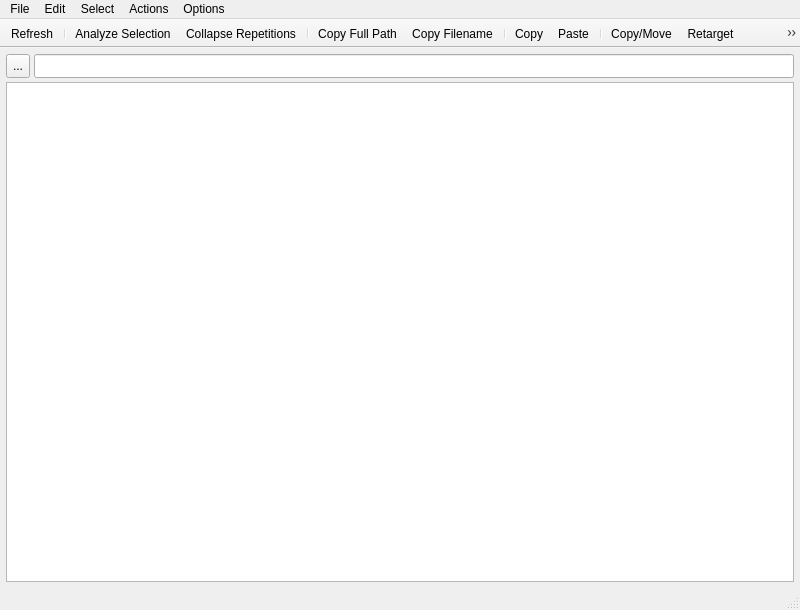
<?xml version="1.0" encoding="UTF-8"?>
<ui version="4.0">
 <class>MainWindow</class>
 <widget class="QMainWindow" name="MainWindow">
  <property name="geometry">
   <rect>
    <x>0</x>
    <y>0</y>
    <width>800</width>
    <height>610</height>
   </rect>
  </property>
  <property name="windowTitle">
   <string>Texture Manager</string>
  </property>
  <property name="windowIcon">
   <iconset>
    <normaloff>:/icons/appIcon.png</normaloff>:/icons/appIcon.png</iconset>
  </property>
  <widget class="QWidget" name="centralwidget">
   <layout class="QVBoxLayout" name="verticalLayout">
    <property name="spacing">
     <number>4</number>
    </property>
    <property name="margin">
     <number>6</number>
    </property>
    <item>
     <layout class="QHBoxLayout" name="horizontalLayout">
      <item>
       <widget class="QToolButton" name="uiBTN_filter">
        <property name="minimumSize">
         <size>
          <width>24</width>
          <height>24</height>
         </size>
        </property>
        <property name="maximumSize">
         <size>
          <width>24</width>
          <height>24</height>
         </size>
        </property>
        <property name="text">
         <string>...</string>
        </property>
        <property name="icon">
         <iconset resource="resources.qrc">
          <normaloff>:/icons/filter_disabled.png</normaloff>
          <normalon>:/icons/filter_active.png</normalon>:/icons/filter_disabled.png</iconset>
        </property>
        <property name="iconSize">
         <size>
          <width>18</width>
          <height>18</height>
         </size>
        </property>
        <property name="checkable">
         <bool>true</bool>
        </property>
       </widget>
      </item>
      <item>
       <widget class="QLineEdit" name="uiLED_filter">
        <property name="minimumSize">
         <size>
          <width>0</width>
          <height>24</height>
         </size>
        </property>
       </widget>
      </item>
     </layout>
    </item>
    <item>
     <widget class="QTableView" name="uiTBL_textures">
      <property name="contextMenuPolicy">
       <enum>Qt::ActionsContextMenu</enum>
      </property>
      <property name="editTriggers">
       <set>QAbstractItemView::DoubleClicked</set>
      </property>
      <property name="alternatingRowColors">
       <bool>true</bool>
      </property>
      <property name="selectionBehavior">
       <enum>QAbstractItemView::SelectRows</enum>
      </property>
      <property name="textElideMode">
       <enum>Qt::ElideLeft</enum>
      </property>
      <property name="horizontalScrollMode">
       <enum>QAbstractItemView::ScrollPerPixel</enum>
      </property>
      <property name="showGrid">
       <bool>false</bool>
      </property>
      <property name="sortingEnabled">
       <bool>true</bool>
      </property>
      <attribute name="horizontalHeaderShowSortIndicator" stdset="0">
       <bool>true</bool>
      </attribute>
      <attribute name="horizontalHeaderStretchLastSection">
       <bool>true</bool>
      </attribute>
      <attribute name="verticalHeaderVisible">
       <bool>false</bool>
      </attribute>
      <attribute name="verticalHeaderDefaultSectionSize">
       <number>15</number>
      </attribute>
      <attribute name="verticalHeaderMinimumSectionSize">
       <number>15</number>
      </attribute>
     </widget>
    </item>
   </layout>
  </widget>
  <widget class="QMenuBar" name="menubar">
   <property name="geometry">
    <rect>
     <x>0</x>
     <y>0</y>
     <width>800</width>
     <height>21</height>
    </rect>
   </property>
   <widget class="QMenu" name="menuFile">
    <property name="title">
     <string>File</string>
    </property>
    <addaction name="uiACT_refresh"/>
    <addaction name="separator"/>
    <addaction name="uiACT_exit"/>
   </widget>
   <widget class="QMenu" name="menuActions">
    <property name="title">
     <string>Actions</string>
    </property>
    <addaction name="uiACT_deleteUnusedShadingNodes"/>
    <addaction name="separator"/>
    <addaction name="uiACT_copyMove"/>
    <addaction name="uiACT_retarget"/>
    <addaction name="uiACT_searchReplace"/>
   </widget>
   <widget class="QMenu" name="menuEdit">
    <property name="title">
     <string>Edit</string>
    </property>
    <addaction name="uiACT_copy"/>
    <addaction name="uiACT_paste"/>
    <addaction name="separator"/>
    <addaction name="uiACT_copyFullPath"/>
    <addaction name="uiACT_copyFilename"/>
   </widget>
   <widget class="QMenu" name="menuOptions">
    <property name="title">
     <string>Options</string>
    </property>
    <addaction name="uiACT_collapseRepetitions"/>
    <addaction name="uiACT_analyzeSelection"/>
    <addaction name="separator"/>
    <addaction name="uiACT_selectNothing"/>
    <addaction name="uiACT_selectAssigned"/>
    <addaction name="uiACT_selectTextureNode"/>
   </widget>
   <widget class="QMenu" name="menuSelect">
    <property name="title">
     <string>Select</string>
    </property>
    <addaction name="uiACT_selectAll"/>
    <addaction name="uiACT_selectInvert"/>
    <addaction name="uiACT_selectNone"/>
   </widget>
   <addaction name="menuFile"/>
   <addaction name="menuEdit"/>
   <addaction name="menuSelect"/>
   <addaction name="menuActions"/>
   <addaction name="menuOptions"/>
  </widget>
  <widget class="QStatusBar" name="statusbar"/>
  <widget class="QToolBar" name="toolBar">
   <property name="windowTitle">
    <string>toolBar</string>
   </property>
   <property name="movable">
    <bool>false</bool>
   </property>
   <property name="iconSize">
    <size>
     <width>24</width>
     <height>24</height>
    </size>
   </property>
   <property name="floatable">
    <bool>false</bool>
   </property>
   <attribute name="toolBarArea">
    <enum>TopToolBarArea</enum>
   </attribute>
   <attribute name="toolBarBreak">
    <bool>false</bool>
   </attribute>
   <addaction name="uiACT_refresh"/>
   <addaction name="separator"/>
   <addaction name="uiACT_analyzeSelection"/>
   <addaction name="uiACT_collapseRepetitions"/>
   <addaction name="separator"/>
   <addaction name="uiACT_copyFullPath"/>
   <addaction name="uiACT_copyFilename"/>
   <addaction name="separator"/>
   <addaction name="uiACT_copy"/>
   <addaction name="uiACT_paste"/>
   <addaction name="separator"/>
   <addaction name="uiACT_copyMove"/>
   <addaction name="uiACT_retarget"/>
   <addaction name="uiACT_searchReplace"/>
  </widget>
  <action name="uiACT_refresh">
   <property name="icon">
    <iconset resource="resources.qrc">
     <normaloff>:/icons/refresh.png</normaloff>:/icons/refresh.png</iconset>
   </property>
   <property name="text">
    <string>Refresh</string>
   </property>
   <property name="toolTip">
    <string>Refresh</string>
   </property>
   <property name="shortcut">
    <string>F5</string>
   </property>
  </action>
  <action name="uiACT_exit">
   <property name="icon">
    <iconset resource="resources.qrc">
     <normaloff>:/icons/exit.png</normaloff>:/icons/exit.png</iconset>
   </property>
   <property name="text">
    <string>Exit</string>
   </property>
  </action>
  <action name="uiACT_retarget">
   <property name="icon">
    <iconset resource="resources.qrc">
     <normaloff>:/icons/retarget.png</normaloff>:/icons/retarget.png</iconset>
   </property>
   <property name="text">
    <string>Retarget</string>
   </property>
  </action>
  <action name="uiACT_copyMove">
   <property name="icon">
    <iconset resource="resources.qrc">
     <normaloff>:/icons/copy_move.png</normaloff>:/icons/copy_move.png</iconset>
   </property>
   <property name="text">
    <string>Copy/Move</string>
   </property>
  </action>
  <action name="uiACT_searchReplace">
   <property name="icon">
    <iconset resource="resources.qrc">
     <normaloff>:/icons/replace.png</normaloff>:/icons/replace.png</iconset>
   </property>
   <property name="text">
    <string>Search and Replace</string>
   </property>
  </action>
  <action name="uiACT_copyFullPath">
   <property name="icon">
    <iconset resource="resources.qrc">
     <normaloff>:/icons/copy1.png</normaloff>:/icons/copy1.png</iconset>
   </property>
   <property name="text">
    <string>Copy Full Path</string>
   </property>
  </action>
  <action name="uiACT_copyFilename">
   <property name="icon">
    <iconset resource="resources.qrc">
     <normaloff>:/icons/copy2.png</normaloff>:/icons/copy2.png</iconset>
   </property>
   <property name="text">
    <string>Copy Filename</string>
   </property>
  </action>
  <action name="uiACT_selectAssigned">
   <property name="checkable">
    <bool>true</bool>
   </property>
   <property name="text">
    <string>Select Assigned</string>
   </property>
  </action>
  <action name="uiACT_collapseRepetitions">
   <property name="checkable">
    <bool>true</bool>
   </property>
   <property name="icon">
    <iconset resource="resources.qrc">
     <normaloff>:/icons/collapse.png</normaloff>:/icons/collapse.png</iconset>
   </property>
   <property name="text">
    <string>Collapse Repetitions</string>
   </property>
  </action>
  <action name="uiACT_selectAll">
   <property name="text">
    <string>Select All</string>
   </property>
  </action>
  <action name="uiACT_selectNone">
   <property name="text">
    <string>Select None</string>
   </property>
  </action>
  <action name="uiACT_selectInvert">
   <property name="text">
    <string>Select Invert</string>
   </property>
  </action>
  <action name="uiACT_selectTextureNode">
   <property name="checkable">
    <bool>true</bool>
   </property>
   <property name="text">
    <string>Select Texture Node</string>
   </property>
  </action>
  <action name="uiACT_selectNothing">
   <property name="checkable">
    <bool>true</bool>
   </property>
   <property name="text">
    <string>Select Nothing</string>
   </property>
  </action>
  <action name="uiACT_copy">
   <property name="icon">
    <iconset resource="resources.qrc">
     <normaloff>:/icons/copy.png</normaloff>:/icons/copy.png</iconset>
   </property>
   <property name="text">
    <string>Copy</string>
   </property>
  </action>
  <action name="uiACT_paste">
   <property name="icon">
    <iconset resource="resources.qrc">
     <normaloff>:/icons/paste.png</normaloff>:/icons/paste.png</iconset>
   </property>
   <property name="text">
    <string>Paste</string>
   </property>
  </action>
  <action name="uiACT_analyzeSelection">
   <property name="checkable">
    <bool>true</bool>
   </property>
   <property name="icon">
    <iconset resource="resources.qrc">
     <normaloff>:/icons/lock_to_selection.png</normaloff>:/icons/lock_to_selection.png</iconset>
   </property>
   <property name="text">
    <string>Analyze Selection</string>
   </property>
  </action>
  <action name="uiACT_deleteUnusedShadingNodes">
   <property name="text">
    <string>Delete Unused Shading Nodes</string>
   </property>
  </action>
 </widget>
 <tabstops>
  <tabstop>uiTBL_textures</tabstop>
  <tabstop>uiLED_filter</tabstop>
  <tabstop>uiBTN_filter</tabstop>
 </tabstops>
 <resources>
  <include location="resources.qrc"/>
 </resources>
 <connections>
  <connection>
   <sender>uiACT_exit</sender>
   <signal>triggered()</signal>
   <receiver>MainWindow</receiver>
   <slot>close()</slot>
   <hints>
    <hint type="sourcelabel">
     <x>-1</x>
     <y>-1</y>
    </hint>
    <hint type="destinationlabel">
     <x>399</x>
     <y>304</y>
    </hint>
   </hints>
  </connection>
  <connection>
   <sender>uiACT_refresh</sender>
   <signal>triggered()</signal>
   <receiver>MainWindow</receiver>
   <slot>onRefreshTriggered()</slot>
   <hints>
    <hint type="sourcelabel">
     <x>-1</x>
     <y>-1</y>
    </hint>
    <hint type="destinationlabel">
     <x>399</x>
     <y>304</y>
    </hint>
   </hints>
  </connection>
  <connection>
   <sender>uiACT_copyFullPath</sender>
   <signal>triggered()</signal>
   <receiver>MainWindow</receiver>
   <slot>onCopyFullPathTriggered()</slot>
   <hints>
    <hint type="sourcelabel">
     <x>-1</x>
     <y>-1</y>
    </hint>
    <hint type="destinationlabel">
     <x>399</x>
     <y>304</y>
    </hint>
   </hints>
  </connection>
  <connection>
   <sender>uiACT_copyFilename</sender>
   <signal>triggered()</signal>
   <receiver>MainWindow</receiver>
   <slot>onCopyFilenameTriggered()</slot>
   <hints>
    <hint type="sourcelabel">
     <x>-1</x>
     <y>-1</y>
    </hint>
    <hint type="destinationlabel">
     <x>399</x>
     <y>304</y>
    </hint>
   </hints>
  </connection>
  <connection>
   <sender>uiACT_copyMove</sender>
   <signal>triggered()</signal>
   <receiver>MainWindow</receiver>
   <slot>onCopyMoveTriggered()</slot>
   <hints>
    <hint type="sourcelabel">
     <x>-1</x>
     <y>-1</y>
    </hint>
    <hint type="destinationlabel">
     <x>399</x>
     <y>304</y>
    </hint>
   </hints>
  </connection>
  <connection>
   <sender>uiACT_retarget</sender>
   <signal>triggered()</signal>
   <receiver>MainWindow</receiver>
   <slot>onRetargetTriggered()</slot>
   <hints>
    <hint type="sourcelabel">
     <x>-1</x>
     <y>-1</y>
    </hint>
    <hint type="destinationlabel">
     <x>399</x>
     <y>304</y>
    </hint>
   </hints>
  </connection>
  <connection>
   <sender>uiACT_searchReplace</sender>
   <signal>triggered()</signal>
   <receiver>MainWindow</receiver>
   <slot>onSearchReplaceTriggered()</slot>
   <hints>
    <hint type="sourcelabel">
     <x>-1</x>
     <y>-1</y>
    </hint>
    <hint type="destinationlabel">
     <x>399</x>
     <y>304</y>
    </hint>
   </hints>
  </connection>
  <connection>
   <sender>uiLED_filter</sender>
   <signal>textChanged(QString)</signal>
   <receiver>MainWindow</receiver>
   <slot>onFilterTextChanged()</slot>
   <hints>
    <hint type="sourcelabel">
     <x>414</x>
     <y>73</y>
    </hint>
    <hint type="destinationlabel">
     <x>399</x>
     <y>304</y>
    </hint>
   </hints>
  </connection>
  <connection>
   <sender>uiBTN_filter</sender>
   <signal>toggled(bool)</signal>
   <receiver>MainWindow</receiver>
   <slot>onFilterButtonToggled()</slot>
   <hints>
    <hint type="sourcelabel">
     <x>18</x>
     <y>73</y>
    </hint>
    <hint type="destinationlabel">
     <x>399</x>
     <y>304</y>
    </hint>
   </hints>
  </connection>
  <connection>
   <sender>uiACT_selectAll</sender>
   <signal>triggered()</signal>
   <receiver>MainWindow</receiver>
   <slot>onSelectAllTriggered()</slot>
   <hints>
    <hint type="sourcelabel">
     <x>-1</x>
     <y>-1</y>
    </hint>
    <hint type="destinationlabel">
     <x>399</x>
     <y>304</y>
    </hint>
   </hints>
  </connection>
  <connection>
   <sender>uiACT_selectInvert</sender>
   <signal>triggered()</signal>
   <receiver>MainWindow</receiver>
   <slot>onSelectInvertTriggered()</slot>
   <hints>
    <hint type="sourcelabel">
     <x>-1</x>
     <y>-1</y>
    </hint>
    <hint type="destinationlabel">
     <x>399</x>
     <y>304</y>
    </hint>
   </hints>
  </connection>
  <connection>
   <sender>uiACT_selectNone</sender>
   <signal>triggered()</signal>
   <receiver>MainWindow</receiver>
   <slot>onSelectNoneTriggered()</slot>
   <hints>
    <hint type="sourcelabel">
     <x>-1</x>
     <y>-1</y>
    </hint>
    <hint type="destinationlabel">
     <x>399</x>
     <y>304</y>
    </hint>
   </hints>
  </connection>
  <connection>
   <sender>uiACT_collapseRepetitions</sender>
   <signal>toggled(bool)</signal>
   <receiver>MainWindow</receiver>
   <slot>onCollapseRepetitionsToggled(bool)</slot>
   <hints>
    <hint type="sourcelabel">
     <x>-1</x>
     <y>-1</y>
    </hint>
    <hint type="destinationlabel">
     <x>399</x>
     <y>304</y>
    </hint>
   </hints>
  </connection>
  <connection>
   <sender>uiACT_selectTextureNode</sender>
   <signal>toggled(bool)</signal>
   <receiver>MainWindow</receiver>
   <slot>onChangeSelectionBehaviour(bool)</slot>
   <hints>
    <hint type="sourcelabel">
     <x>-1</x>
     <y>-1</y>
    </hint>
    <hint type="destinationlabel">
     <x>399</x>
     <y>304</y>
    </hint>
   </hints>
  </connection>
  <connection>
   <sender>uiACT_selectAssigned</sender>
   <signal>toggled(bool)</signal>
   <receiver>MainWindow</receiver>
   <slot>onChangeSelectionBehaviour(bool)</slot>
   <hints>
    <hint type="sourcelabel">
     <x>-1</x>
     <y>-1</y>
    </hint>
    <hint type="destinationlabel">
     <x>399</x>
     <y>304</y>
    </hint>
   </hints>
  </connection>
  <connection>
   <sender>uiACT_copy</sender>
   <signal>triggered()</signal>
   <receiver>MainWindow</receiver>
   <slot>onCopyTriggered()</slot>
   <hints>
    <hint type="sourcelabel">
     <x>-1</x>
     <y>-1</y>
    </hint>
    <hint type="destinationlabel">
     <x>399</x>
     <y>304</y>
    </hint>
   </hints>
  </connection>
  <connection>
   <sender>uiACT_paste</sender>
   <signal>triggered()</signal>
   <receiver>MainWindow</receiver>
   <slot>onPasteTriggered()</slot>
   <hints>
    <hint type="sourcelabel">
     <x>-1</x>
     <y>-1</y>
    </hint>
    <hint type="destinationlabel">
     <x>399</x>
     <y>304</y>
    </hint>
   </hints>
  </connection>
  <connection>
   <sender>uiACT_analyzeSelection</sender>
   <signal>toggled(bool)</signal>
   <receiver>MainWindow</receiver>
   <slot>onAnalyzeSelectionToggled(bool)</slot>
   <hints>
    <hint type="sourcelabel">
     <x>-1</x>
     <y>-1</y>
    </hint>
    <hint type="destinationlabel">
     <x>399</x>
     <y>304</y>
    </hint>
   </hints>
  </connection>
  <connection>
   <sender>uiACT_deleteUnusedShadingNodes</sender>
   <signal>triggered()</signal>
   <receiver>MainWindow</receiver>
   <slot>onDeleteUnusedShadingNodesTriggered()</slot>
   <hints>
    <hint type="sourcelabel">
     <x>-1</x>
     <y>-1</y>
    </hint>
    <hint type="destinationlabel">
     <x>399</x>
     <y>304</y>
    </hint>
   </hints>
  </connection>
 </connections>
 <slots>
  <slot>onRefreshTriggered()</slot>
  <slot>onCopyFilenameTriggered()</slot>
  <slot>onCopyFullPathTriggered()</slot>
  <slot>onCopyMoveTriggered()</slot>
  <slot>onRetargetTriggered()</slot>
  <slot>onSearchReplaceTriggered()</slot>
  <slot>onFilterTextChanged()</slot>
  <slot>onFilterButtonToggled()</slot>
  <slot>onSelectAllTriggered()</slot>
  <slot>onSelectInvertTriggered()</slot>
  <slot>onSelectNoneTriggered()</slot>
  <slot>onCollapseRepetitionsToggled(bool)</slot>
  <slot>onChangeSelectionBehaviour(bool)</slot>
  <slot>onCopyTriggered()</slot>
  <slot>onPasteTriggered()</slot>
  <slot>onAnalyzeSelectionToggled(bool)</slot>
  <slot>onDeleteUnusedShadingNodesTriggered()</slot>
 </slots>
</ui>
